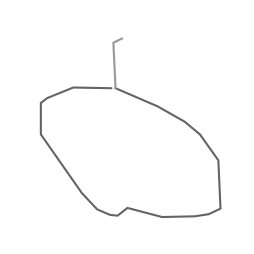
#> input picture Regularize/image.png, 254 x 254 px
$ python -i index.py   (imports and definitions only)
#> lines starting #> are read from the running program, lines starting #| are printed output that depends on the picture; after the words box and inside, x2 and y2 are one past the last pixel; in counts of white or black regions, pixels touching at a corner belong together
import pandas as pd
import numpy as np
import cv2
from scipy.interpolate import UnivariateSpline, interp1d
import matplotlib.pyplot as plt

# Load and process data
# [1 line that did not run here, left out]

# Function to smooth curve points
# [20 lines left out: functions smooth_curve, interpolate_curve, create_image_from_points, not called in this run]

# Function to identify shapes within an image
def identify_shapes(image):
    detected_shapes = []
    edge_image = cv2.Canny(image.copy(), 0, 50)
    blurred_edges = cv2.GaussianBlur(edge_image.copy(), (15, 15), 0)

    # Detect lines
    detected_lines = cv2.HoughLinesP(blurred_edges, 1, np.pi / 2, threshold=200, minLineLength=0, maxLineGap=100)
    if detected_lines is not None:
        for line in detected_lines:
            for x1, y1, x2, y2 in line:
                detected_shapes.append(("Line", np.array([[x1, y1], [x2, y2]])))

    # Detect other shapes
    contours, _ = cv2.findContours(image.copy(), cv2.RETR_EXTERNAL, cv2.CHAIN_APPROX_SIMPLE)
    for contour in contours:
        if cv2.contourArea(contour) < 500:
            continue

        epsilon = 0.03 * cv2.arcLength(contour, True)
        approx_curve = cv2.approxPolyDP(contour, epsilon, True)

        if len(approx_curve) == 3:
            detected_shapes.append(("Triangle", approx_curve))
        elif len(approx_curve) == 4:
            x, y, w, h = cv2.boundingRect(approx_curve)
            aspect_ratio = w / float(h)
            shape = "Square" if 0.85 <= aspect_ratio <= 1.15 else "Rectangle"
            detected_shapes.append((shape, approx_curve))
        elif len(approx_curve) > 4:
            contour_area = cv2.contourArea(contour)
            enclosing_circle_center, enclosing_circle_radius = cv2.minEnclosingCircle(contour)
            circularity = contour_area / (np.pi * enclosing_circle_radius ** 2)
            if 0.70 <= circularity <= 1.3:
                detected_shapes.append(("Circle", (enclosing_circle_center, enclosing_circle_radius)))
            else:
                detected_shapes.append(("Polygon", approx_curve))

            if len(approx_curve) >= 6:
                ellipse = cv2.fitEllipse(contour)
                center, axes, angle = ellipse
                axes = (int(axes[0] / 2), int(axes[1] / 2))
                ellipse_contour = cv2.ellipse2Poly(
                    center=(int(center[0]), int(center[1])),
                    axes=axes,
                    angle=int(angle),
                    arcStart=0,
                    arcEnd=360,
                    delta=5
                )
                detected_shapes.append(("Ellipse", ellipse_contour))

            if len(approx_curve) == 10:
                detected_shapes.append(("Star", approx_curve))

    shape_priority = {"Circle": 1, "Square": 2, "Rectangle": 3, "Triangle": 4, "Ellipse": 5, "Star": 6, "Polygon": 7, "Line": 8}

    if detected_shapes:
        detected_shapes = sorted(detected_shapes, key=lambda s: shape_priority.get(s[0], 9))
        return [detected_shapes[0]]

    return detected_shapes

# Function to draw identified shapes on an image
# [32 lines left out: function render_shapes_on_image, not called in this run]

# Function to combine multiple images into one
def merge_images(image_list, positions, canvas_width=1000, canvas_height=1000):
#> called with canvas_width = 1000, canvas_height = 1000
    merged_image = np.zeros((canvas_height, canvas_width, 3), dtype=np.uint8)
    for img, (x_pos, y_pos) in zip(image_list, positions):
        h, w = img.shape[:2]
        x_pos = max(0, min(x_pos, canvas_width - w))
        y_pos = max(0, min(y_pos, canvas_height - h))
        mask = img != 0
        merged_image[y_pos:y_pos + h, x_pos:x_pos + w][mask] = img[mask]
    return merged_image

# Main processing loop
# [1 line that did not run here, left out]
processed_images = []
image_positions = []
output_coordinates = []

# [22 lines not run here, left out]

# Combine all processed images into a final output image
final_combined_image = merge_images(processed_images, image_positions, canvas_width=1000, canvas_height=1000)

# Enlarge the final image
scale_factor = 2.0  # Factor by which to enlarge the image
final_resized_image = cv2.resize(final_combined_image, None, fx=scale_factor, fy=scale_factor, interpolation=cv2.INTER_CUBIC)

# Save and display the final enlarged image
# [7 lines not run here, left out]

>>> import cv2
>>> picture = cv2.imread('image.png')
#> picture is the input picture: shape (254, 254, 3); min 100, max 255, mean 252.3
>>> result = identify_shapes(picture)
#> in identify_shapes, `edge_image = cv2.Canny(image.copy(), 0, 50)`:
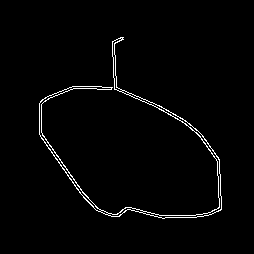
#> edge_image: shape (254, 254); 1.8% white in thin lines or dots, all inside (x1, y1, x2, y2) = (39, 37, 222, 219)
#> in identify_shapes, `blurred_edges = cv2.GaussianBlur(edge_image.copy(), (15, 15), 0)`:
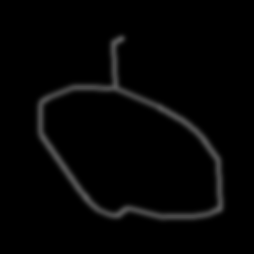
#> blurred_edges: shape (254, 254); min 0, max 87, mean 4.6
#> in identify_shapes, `detected_lines = cv2.HoughLinesP(blurred_edges, 1, np.pi / 2, threshol..`: detected_lines = None
#> (the run stopped early here; a loop or call above may not have finished)

$ run again, on Regularize/circle.png
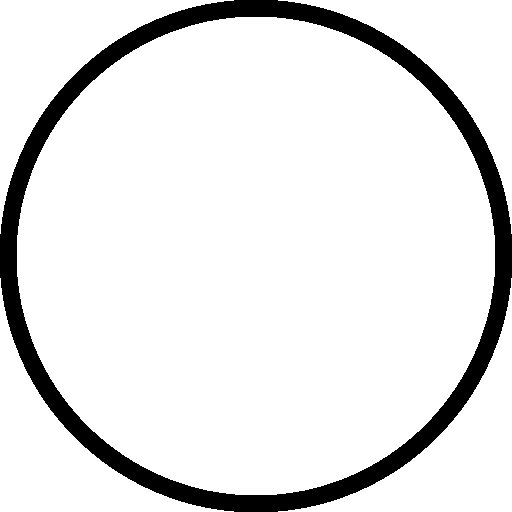
#> input picture Regularize/circle.png, 512 x 512 px
#> picture is the input picture: shape (512, 512, 3); 89.8% white; 1 black region, box (x1, y1, x2, y2) and area: (0, 0, 512, 512) 26776
#> in identify_shapes, `edge_image = cv2.Canny(image.copy(), 0, 50)`:
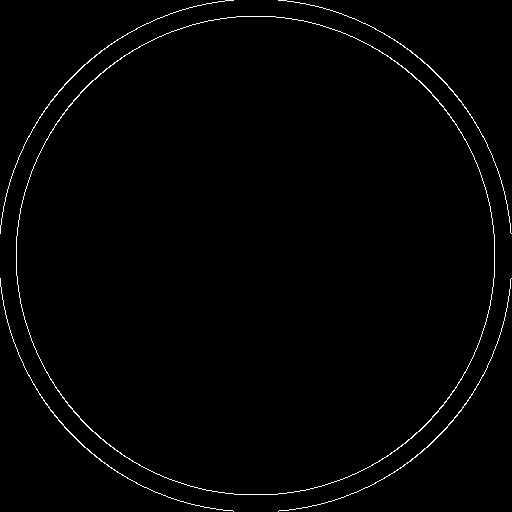
#> edge_image: shape (512, 512); 1.2% white in thin lines or dots
#> in identify_shapes, `blurred_edges = cv2.GaussianBlur(edge_image.copy(), (15, 15), 0)`:
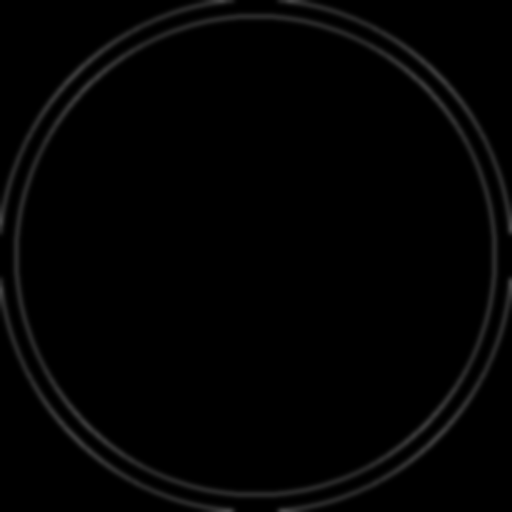
#> blurred_edges: shape (512, 512); min 0, max 71, mean 3
#> detected_lines = 38 rows, first 6: [487, 382, 487, 129], [131, 23, 380, 23], [488, 380, 488, 131], [133, 22, 378, 22], [131, 488, 380, 488], [23, 380, 23, 131]
#> the loop in identify_shapes, `for line in detected_lines:` made 38 passes
#> after the loop in identify_shapes, `for line in detected_lines:`: detected_shapes = 38 items, first 6: ('Line', [[487, 382], [487, 129]]), ('Line', [[131, 23], [380, 23]]), ('Line', [[488, 380], [488, 131]]), ('Line', [[133, 22], [378, 22]]), ('Line', [[131, 488], [380, 488]]), ('Line', [[23, 380], [23, 131]])
